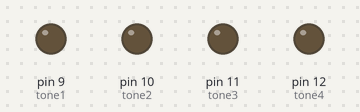
This sketch was run on a simulated Arduino Uno, built with avr-gcc and run on an emulated ATmega328P. Parts: output pins drawn as LEDs (lit = HIGH).

Above: at 0.2 s.
At 1.15 s:
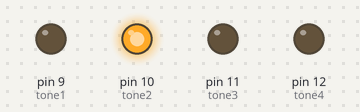
At 9.95 s:
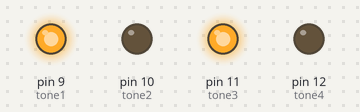
At 17.65 s:
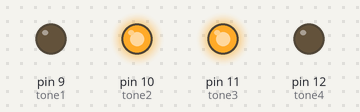
At 37.6 s:
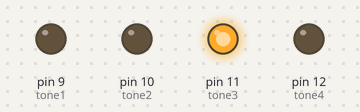
Timing chart, 0 to 40.0 s (numbered marks = the images above):
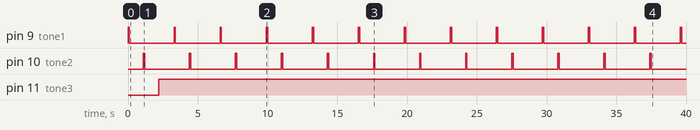

Measured:
- by itself, pin 9 (tone1), pin 10 (tone2): alternates HIGH for 0.10 s and LOW for 3.2 s
- by itself, pin 11 (tone3): LOW → HIGH at 2.2 s

The sketch:

BobinaPlay.ino
```cpp
//Usando os solenoides com pregos para tocar uma musica

// Pin 13 has an LED connected on most Arduino boards.
// give it a name:
int tone1 = 9;
int tone2 = 10;
int tone3 = 11;
int tone4 = 12;

// the setup routine runs once when you press reset:
void setup() {
  // initialize the digital pin as an output.
  pinMode(tone1, OUTPUT);
   pinMode(tone2, OUTPUT);
    pinMode(tone3, OUTPUT);
     pinMode(tone4, OUTPUT);

}

// the loop routine runs over and over again forever:
void loop() {
  digitalWrite(tone1, HIGH);   // turn the LED on (HIGH is the voltage level)
  delay(100);               // wait for a second
  digitalWrite(tone1, LOW);    // turn the LED off by making the voltage LOW
  delay(1000);               // wait for a second
  digitalWrite(tone2, HIGH);   // turn the LED on (HIGH is the voltage level)
  delay(100);               // wait for a second
  digitalWrite(tone2, LOW);    // turn the LED off by making the voltage LOW
  delay(1000);               // wait for a second
  digitalWrite(tone3, HIGH);   // turn the LED on (HIGH is the voltage level)
  delay(100);               // wait for a second
  digitalWrite(tone4, LOW);    // turn the LED off by making the voltage LOW
  delay(1000);               // wait for a second
}
```
